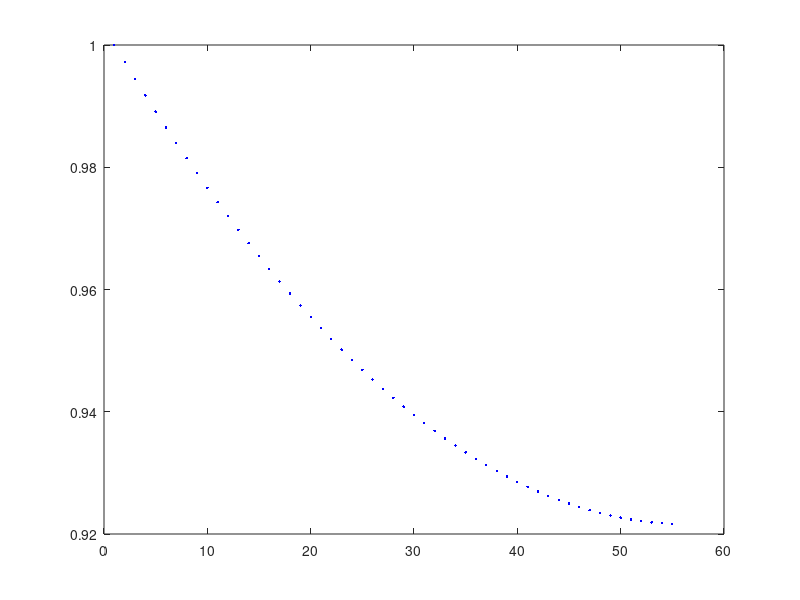

The MATLAB script that drew this image: (Note: this script raises an error after producing the figure.)
%% initialisation
clear all;
clc;
close all;

% ------parameters------------
It = 28;
Z = 10e-5;
N = 55;
Vs = 1;
Vl = 0.94;
%-----------------------------

%% constant current
% total drop on whole feeder (for check)
delVN = Z*It*(N+1)/2

% drop at branch k
CI_delVk = @(k) Z*It/N*k*(N-(k-1)/2);

% branch at which drop is delV
delV = Vs - Vl;
branch = @(delV) floor((N+0.5) - sqrt((N+0.5)^2-(2*N*delV)/(Z*It)));
onseti = real(branch(delV))

% plot profile on feeder
voltages = zeros(1,N);
voltages(1) = Vs;
for i=2:N
    drop = CI_delVk(i-1);
    voltages(i) = Vs - drop;
end
plot(voltages, 'b.');
hold on
vline(onseti,'b')
grid on

%% constant impedance
% voltage drop function
sumVz = 0;
CZ_delVk = @(sumVz) Z*It*(1 - 1/(Vs*N)*sumVz);

% vector of feeder voltages
voltagesz = zeros(1,N);
voltagesz(1) = Vs;
voltagesz(2) = Vs - Z*It;
onsetz = 0;

% vector of feeder current
currentsz = zeros(1,N);
currentsz(1) = It;
currentsz(2) = It;

% currents going to loads
ldcurz = zeros(1,N);

for i = 3:N
    sumVz = sum(voltagesz(2:end));
    voltagesz(i) = voltagesz(i-1) - CZ_delVk(sumVz);
    if voltagesz(i) > Vl
        onsetz = i;     % get undervoltage onset bus
    end
    
    currentsz(i) = CZ_delVk(sumVz)/Z;
    ldcurz(i-1) = currentsz(i-1)-currentsz(i);
    
end
imp = voltagesz./ldcurz;
range(imp(2:end-1))

currentsz(end)

yyaxis left
plot(voltagesz, 'r.')
yyaxis right
plot(ldcurz, 'r*');
% plot(imp,'m.');
vline(onsetz,'r');

%% constant power
% voltage drop function
sumVp = 0;
CP_delVk = @(sumVp) Z*It*(1 - Vs/N*sumVp);
onsetp = 0;

% feeder voltage vector
voltagesp = zeros(1,N);
voltagesp(1) = Vs;
voltagesp(2) = Vs - Z*It;

%feeder  current vector
currentsp = zeros(1,N);
currentsp(1) = It;
currentsp(2) = It;

% current into loads
ldcurp = zeros(1,N);
for i = 3:N
    sumVp = sum(1./voltagesp(2:i-1));
    voltagesp(i) = voltagesp(i-1) - CP_delVk(sumVp);
    if voltagesp(i) > Vl
        onsetp = i;     % get undervoltage onset bus
    end
    currentsp(i) = CP_delVk(sumVp)/Z;
    ldcurp(i-1) = currentsp(i-1)-currentsp(i);
end

pow = voltagesp.*ldcurp;
range(pow(2:end-1))

currentsp(end)

yyaxis right
plot(ldcurp, 'g*');
% plot(pow, 'c.')
yyaxis left
plot(voltagesp, 'g.')
vline(onsetp,'g')

legend('constant current','constant impedance','constant power');